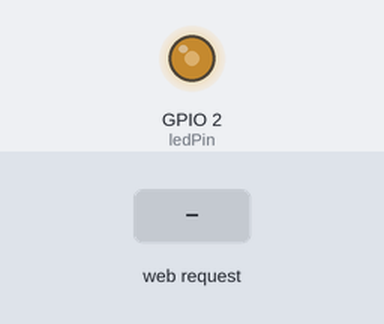
Recording of a sketch running on a simulated ESP32. On the bench: output pins drawn as LEDs (lit = HIGH). The test bench sets the inputs (shaded band). WiFi joins after 1.5 s; servers stay silent unless stated; what the sketch prints to the serial monitor is not drawn.

Above: at 2.7 s.
2.8 s: HTTP request GET /command?led=1 received
At 4.0 s:
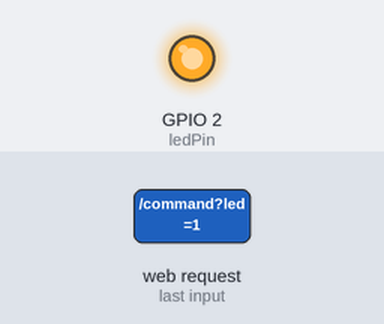
4.3 s: HTTP request GET /command?led=0 received
At 5.3 s:
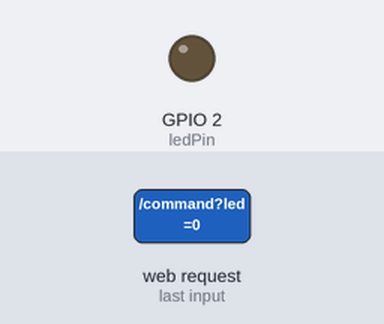
Timing chart, 0 to 7.3 s (numbered marks = the images above; inputs shaded):
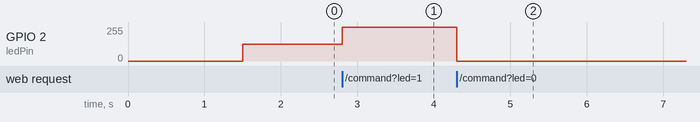

The sketch:

testingo1.ino
```cpp
#include <WiFi.h>
#include <WebServer.h>

const char* ssid = "Sasmitha 123";
const char* password = "firefox12345";

WebServer server(80);

// LED Configuration
const int ledPin = 2;  // Built-in LED (adjust if needed)
float ledIntensity = 0.5; // Default intensity

void setup() {
  Serial.begin(115200);
  pinMode(ledPin, OUTPUT);

  // Connect to WiFi
  WiFi.begin(ssid, password);
  Serial.println("Connecting to WiFi...");

  while (WiFi.status() != WL_CONNECTED) {
    delay(500);
    Serial.print(".");
  }

  Serial.println("");
  Serial.println("WiFi connected");
  Serial.println("IP address: ");
  Serial.println(WiFi.localIP());

  // Setup server routes
  server.on("/", handleRoot);
  server.on("/test", handleTest);
  server.on("/command", handleCommand);

  server.begin();
  Serial.println("HTTP server started");
}

void loop() {
  server.handleClient();

  // Apply LED intensity with PWM (0-255)
  int pwmValue = (int)(ledIntensity * 255);
  analogWrite(ledPin, pwmValue);
}

void handleRoot() {
  String html = "<html><body>";
  html += "<h1>ESP32 Mood LED Controller</h1>";
  html += "<p>Current LED Intensity: " + String(ledIntensity) + "</p>";
  html += "<p>Send commands to /command?led=x.x where x.x is between 0.0 and 1.0</p>";
  html += "</body></html>";

  server.send(200, "text/html", html);
}

void handleTest() {
  server.send(200, "text/plain", "OK");
}

void handleCommand() {
  if (server.hasArg("led")) {
    float newIntensity = server.arg("led").toFloat();

    // Validate the input
    if (newIntensity >= 0.0 && newIntensity <= 1.0) {
      ledIntensity = newIntensity;
      server.send(200, "text/plain", "Intensity set to " + String(ledIntensity));
      Serial.println("LED intensity changed to: " + String(ledIntensity));
    } else {
      server.send(400, "text/plain", "Invalid intensity value");
    }
  } else {
    server.send(400, "text/plain", "Missing 'led' parameter");
  }
}
```

Measured:
- after the input at 2.8 s, GPIO 2 (ledPin): 127/255 → 255/255 at once
- after the input at 4.3 s, GPIO 2 (ledPin): 255/255 → 0/255 at once
